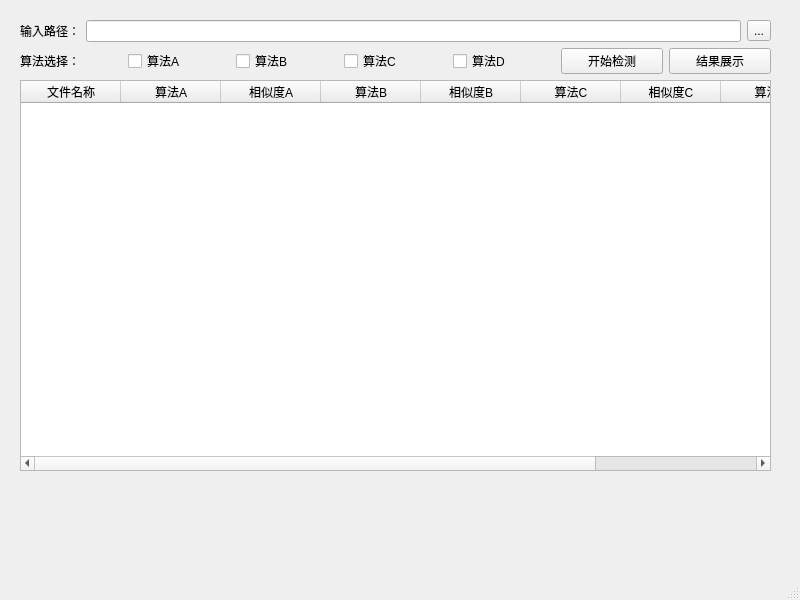
<?xml version="1.0" encoding="UTF-8"?>
<ui version="4.0">
 <class>MainWindow</class>
 <widget class="QMainWindow" name="MainWindow">
  <property name="geometry">
   <rect>
    <x>0</x>
    <y>0</y>
    <width>800</width>
    <height>600</height>
   </rect>
  </property>
  <property name="windowTitle">
   <string>MainWindow</string>
  </property>
  <widget class="QWidget" name="centralwidget">
   <widget class="QWidget" name="verticalLayoutWidget">
    <property name="geometry">
     <rect>
      <x>20</x>
      <y>20</y>
      <width>751</width>
      <height>451</height>
     </rect>
    </property>
    <layout class="QVBoxLayout" name="verticalLayout">
     <item>
      <layout class="QHBoxLayout" name="horizontalLayout">
       <item>
        <widget class="QLabel" name="label">
         <property name="text">
          <string>输入路径：</string>
         </property>
        </widget>
       </item>
       <item>
        <widget class="QLineEdit" name="lineEdit"/>
       </item>
       <item>
        <widget class="QToolButton" name="toolButton">
         <property name="text">
          <string>...</string>
         </property>
        </widget>
       </item>
      </layout>
     </item>
     <item>
      <layout class="QHBoxLayout" name="horizontalLayout_2">
       <item>
        <widget class="QLabel" name="label_2">
         <property name="text">
          <string>算法选择：</string>
         </property>
        </widget>
       </item>
       <item>
        <widget class="QCheckBox" name="checkBox">
         <property name="text">
          <string>算法A</string>
         </property>
        </widget>
       </item>
       <item>
        <widget class="QCheckBox" name="checkBox_2">
         <property name="text">
          <string>算法B</string>
         </property>
        </widget>
       </item>
       <item>
        <widget class="QCheckBox" name="checkBox_3">
         <property name="text">
          <string>算法C</string>
         </property>
        </widget>
       </item>
       <item>
        <widget class="QCheckBox" name="checkBox_4">
         <property name="text">
          <string>算法D</string>
         </property>
        </widget>
       </item>
       <item>
        <widget class="QPushButton" name="pushButton">
         <property name="text">
          <string>开始检测</string>
         </property>
        </widget>
       </item>
       <item>
        <widget class="QPushButton" name="pushButton_2">
         <property name="text">
          <string>结果展示</string>
         </property>
        </widget>
       </item>
      </layout>
     </item>
     <item>
      <layout class="QHBoxLayout" name="horizontalLayout_5">
       <item>
        <widget class="QTableWidget" name="tableWidget">
         <column>
          <property name="text">
           <string>文件名称</string>
          </property>
         </column>
         <column>
          <property name="text">
           <string>算法A</string>
          </property>
         </column>
         <column>
          <property name="text">
           <string>相似度A</string>
          </property>
         </column>
         <column>
          <property name="text">
           <string>算法B</string>
          </property>
         </column>
         <column>
          <property name="text">
           <string>相似度B</string>
          </property>
         </column>
         <column>
          <property name="text">
           <string>算法C</string>
          </property>
         </column>
         <column>
          <property name="text">
           <string>相似度C</string>
          </property>
         </column>
         <column>
          <property name="text">
           <string>算法D</string>
          </property>
         </column>
         <column>
          <property name="text">
           <string>相似度D</string>
          </property>
         </column>
        </widget>
       </item>
      </layout>
     </item>
    </layout>
   </widget>
  </widget>
  <widget class="QMenuBar" name="menubar">
   <property name="geometry">
    <rect>
     <x>0</x>
     <y>0</y>
     <width>800</width>
     <height>23</height>
    </rect>
   </property>
  </widget>
  <widget class="QStatusBar" name="statusbar"/>
 </widget>
 <resources/>
 <connections/>
</ui>
